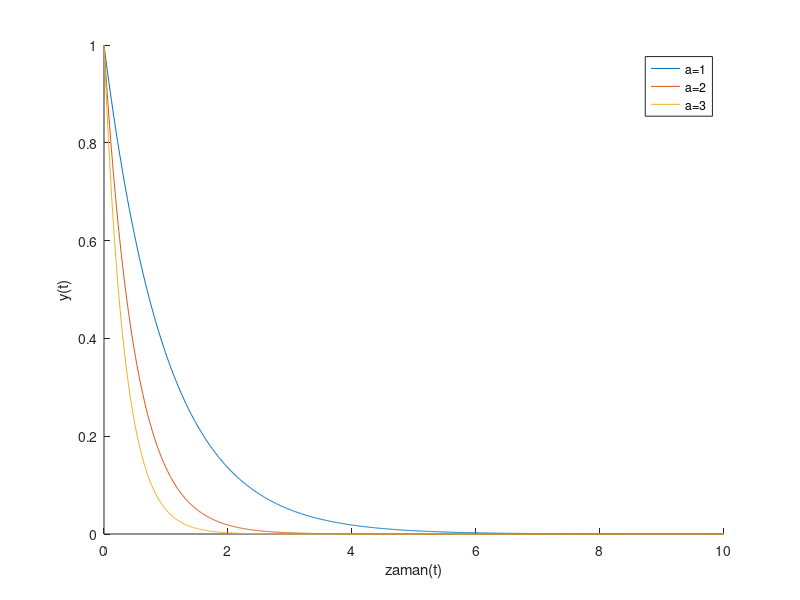

This figure's MATLAB source:
clear;
close all;
clc;

xlabel("zaman(t)")
ylabel("y(t)")
hold on
t= 0:0.01:10;
a=1;
y=exp(-a*t);
plot(t,y)
a=2;
y=exp(-a*t);
plot(t,y)
a=3;
y=exp(-a*t);
plot(t,y)
legend("a=1","a=2","a=3");
